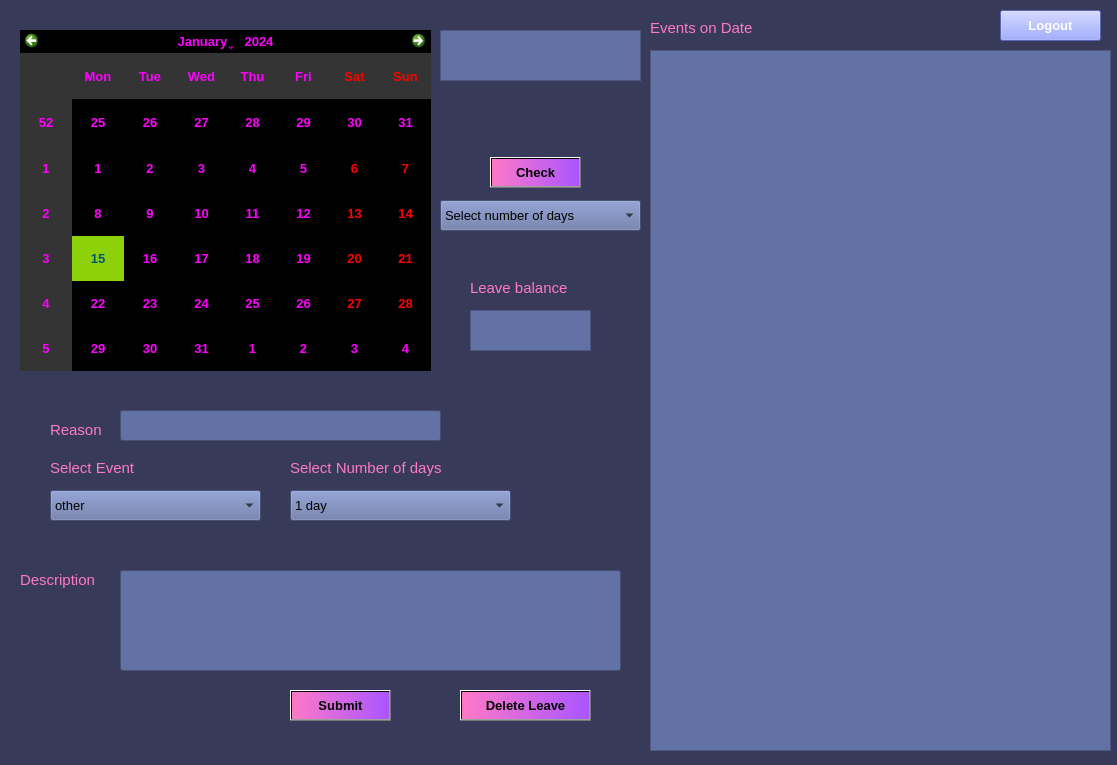
<?xml version="1.0" encoding="UTF-8"?>
<ui version="4.0">
 <class>Calender</class>
 <widget class="QDialog" name="Calender">
  <property name="geometry">
   <rect>
    <x>0</x>
    <y>0</y>
    <width>1117</width>
    <height>765</height>
   </rect>
  </property>
  <property name="windowTitle">
   <string>Calender</string>
  </property>
  <property name="styleSheet">
   <string notr="true">background-color: rgb(56, 58, 89)</string>
  </property>
  <widget class="QComboBox" name="days_combo_4">
   <property name="geometry">
    <rect>
     <x>440</x>
     <y>200</y>
     <width>201</width>
     <height>31</height>
    </rect>
   </property>
   <property name="font">
    <font>
     <pointsize>10</pointsize>
    </font>
   </property>
   <property name="styleSheet">
    <string notr="true">background-color: rgb(98, 114, 164)</string>
   </property>
   <item>
    <property name="text">
     <string>Select number of days</string>
    </property>
   </item>
   <item>
    <property name="text">
     <string>1 day</string>
    </property>
   </item>
   <item>
    <property name="text">
     <string>2 days</string>
    </property>
   </item>
   <item>
    <property name="text">
     <string>3 days</string>
    </property>
   </item>
   <item>
    <property name="text">
     <string>4 days</string>
    </property>
   </item>
   <item>
    <property name="text">
     <string>5 days</string>
    </property>
   </item>
   <item>
    <property name="text">
     <string>6 days</string>
    </property>
   </item>
   <item>
    <property name="text">
     <string>7 days</string>
    </property>
   </item>
   <item>
    <property name="text">
     <string>8 days</string>
    </property>
   </item>
   <item>
    <property name="text">
     <string>9 days</string>
    </property>
   </item>
   <item>
    <property name="text">
     <string>10 days</string>
    </property>
   </item>
  </widget>
  <widget class="QTextBrowser" name="event_list_3">
   <property name="geometry">
    <rect>
     <x>650</x>
     <y>50</y>
     <width>461</width>
     <height>701</height>
    </rect>
   </property>
   <property name="font">
    <font>
     <pointsize>10</pointsize>
     <weight>75</weight>
     <bold>true</bold>
    </font>
   </property>
   <property name="styleSheet">
    <string notr="true">background-color: rgb(98, 114, 164)</string>
   </property>
  </widget>
  <widget class="QLineEdit" name="event_detail_2">
   <property name="geometry">
    <rect>
     <x>120</x>
     <y>570</y>
     <width>501</width>
     <height>101</height>
    </rect>
   </property>
   <property name="styleSheet">
    <string notr="true">background-color: rgb(98, 114, 164)</string>
   </property>
  </widget>
  <widget class="QPushButton" name="check_button_2">
   <property name="geometry">
    <rect>
     <x>490</x>
     <y>157</y>
     <width>91</width>
     <height>31</height>
    </rect>
   </property>
   <property name="font">
    <font>
     <pointsize>10</pointsize>
     <weight>75</weight>
     <bold>true</bold>
    </font>
   </property>
   <property name="styleSheet">
    <string notr="true">background-color: qlineargradient(spread:pad, x1:0, y1:0.511364, x2:1, y2:0.523, stop:0 rgba(254, 121, 199, 255), stop:1 rgba(170, 85, 255, 255));</string>
   </property>
   <property name="text">
    <string>Check</string>
   </property>
  </widget>
  <widget class="QPushButton" name="cancel_3">
   <property name="geometry">
    <rect>
     <x>1000</x>
     <y>10</y>
     <width>101</width>
     <height>31</height>
    </rect>
   </property>
   <property name="font">
    <font>
     <pointsize>10</pointsize>
     <weight>75</weight>
     <bold>true</bold>
    </font>
   </property>
   <property name="styleSheet">
    <string notr="true">
color: rgb(255, 255, 255);
background:rgb(126, 143, 255);</string>
   </property>
   <property name="text">
    <string>Logout</string>
   </property>
  </widget>
  <widget class="QComboBox" name="event_combo_2">
   <property name="geometry">
    <rect>
     <x>50</x>
     <y>490</y>
     <width>211</width>
     <height>31</height>
    </rect>
   </property>
   <property name="font">
    <font>
     <pointsize>10</pointsize>
    </font>
   </property>
   <property name="styleSheet">
    <string notr="true">background-color: rgb(98, 114, 164)</string>
   </property>
   <item>
    <property name="text">
     <string>other</string>
    </property>
   </item>
   <item>
    <property name="text">
     <string>Doctor</string>
    </property>
   </item>
   <item>
    <property name="text">
     <string>Marriage</string>
    </property>
   </item>
   <item>
    <property name="text">
     <string>Family</string>
    </property>
   </item>
  </widget>
  <widget class="QLabel" name="label_7">
   <property name="geometry">
    <rect>
     <x>20</x>
     <y>570</y>
     <width>91</width>
     <height>20</height>
    </rect>
   </property>
   <property name="font">
    <font>
     <pointsize>11</pointsize>
    </font>
   </property>
   <property name="styleSheet">
    <string notr="true">color: rgb(254, 121, 199);</string>
   </property>
   <property name="text">
    <string>Description</string>
   </property>
  </widget>
  <widget class="QCalendarWidget" name="calendar_3">
   <property name="geometry">
    <rect>
     <x>20</x>
     <y>30</y>
     <width>411</width>
     <height>341</height>
    </rect>
   </property>
   <property name="font">
    <font>
     <pointsize>10</pointsize>
     <weight>75</weight>
     <bold>true</bold>
    </font>
   </property>
   <property name="styleSheet">
    <string notr="true">background:rgb(0,0,0);
color:rgb(255, 0, 255);
alternate-background-color:rgb(52, 52, 52);
selection-background-color: rgb(141, 209, 9);
selection-color: rgb(0, 85, 127);</string>
   </property>
  </widget>
  <widget class="QLabel" name="label_4">
   <property name="geometry">
    <rect>
     <x>50</x>
     <y>420</y>
     <width>61</width>
     <height>20</height>
    </rect>
   </property>
   <property name="font">
    <font>
     <pointsize>11</pointsize>
    </font>
   </property>
   <property name="styleSheet">
    <string notr="true">color: rgb(254, 121, 199);</string>
   </property>
   <property name="text">
    <string>Reason</string>
   </property>
  </widget>
  <widget class="QLabel" name="label_3">
   <property name="geometry">
    <rect>
     <x>650</x>
     <y>20</y>
     <width>151</width>
     <height>16</height>
    </rect>
   </property>
   <property name="font">
    <font>
     <pointsize>11</pointsize>
     <weight>50</weight>
     <bold>false</bold>
    </font>
   </property>
   <property name="styleSheet">
    <string notr="true">color: rgb(254, 121, 199);</string>
   </property>
   <property name="text">
    <string>Events on Date</string>
   </property>
  </widget>
  <widget class="QPushButton" name="submit_2">
   <property name="geometry">
    <rect>
     <x>290</x>
     <y>690</y>
     <width>101</width>
     <height>31</height>
    </rect>
   </property>
   <property name="font">
    <font>
     <pointsize>10</pointsize>
     <weight>75</weight>
     <bold>true</bold>
    </font>
   </property>
   <property name="styleSheet">
    <string notr="true">background-color: qlineargradient(spread:pad, x1:0, y1:0.511364, x2:1, y2:0.523, stop:0 rgba(254, 121, 199, 255), stop:1 rgba(170, 85, 255, 255));</string>
   </property>
   <property name="text">
    <string>Submit</string>
   </property>
  </widget>
  <widget class="QComboBox" name="days_combo_3">
   <property name="geometry">
    <rect>
     <x>290</x>
     <y>490</y>
     <width>221</width>
     <height>31</height>
    </rect>
   </property>
   <property name="font">
    <font>
     <pointsize>10</pointsize>
    </font>
   </property>
   <property name="styleSheet">
    <string notr="true">background-color: rgb(98, 114, 164)</string>
   </property>
   <item>
    <property name="text">
     <string>1 day</string>
    </property>
   </item>
   <item>
    <property name="text">
     <string>2 days</string>
    </property>
   </item>
   <item>
    <property name="text">
     <string>3 days</string>
    </property>
   </item>
   <item>
    <property name="text">
     <string>4 days</string>
    </property>
   </item>
   <item>
    <property name="text">
     <string>5 days</string>
    </property>
   </item>
   <item>
    <property name="text">
     <string>6 days</string>
    </property>
   </item>
   <item>
    <property name="text">
     <string>7 days</string>
    </property>
   </item>
   <item>
    <property name="text">
     <string>8 days</string>
    </property>
   </item>
   <item>
    <property name="text">
     <string>9 days</string>
    </property>
   </item>
   <item>
    <property name="text">
     <string>10 days</string>
    </property>
   </item>
  </widget>
  <widget class="QLineEdit" name="event_name_2">
   <property name="geometry">
    <rect>
     <x>120</x>
     <y>410</y>
     <width>321</width>
     <height>31</height>
    </rect>
   </property>
   <property name="styleSheet">
    <string notr="true">background-color: rgb(98, 114, 164)</string>
   </property>
  </widget>
  <widget class="QTextBrowser" name="leaveBalance">
   <property name="geometry">
    <rect>
     <x>470</x>
     <y>310</y>
     <width>121</width>
     <height>41</height>
    </rect>
   </property>
   <property name="font">
    <font>
     <pointsize>10</pointsize>
     <weight>75</weight>
     <bold>true</bold>
    </font>
   </property>
   <property name="styleSheet">
    <string notr="true">background-color: rgb(98, 114, 164)</string>
   </property>
  </widget>
  <widget class="QLabel" name="label_8">
   <property name="geometry">
    <rect>
     <x>470</x>
     <y>280</y>
     <width>111</width>
     <height>16</height>
    </rect>
   </property>
   <property name="font">
    <font>
     <pointsize>11</pointsize>
    </font>
   </property>
   <property name="styleSheet">
    <string notr="true">color: rgb(254, 121, 199);</string>
   </property>
   <property name="text">
    <string>Leave balance</string>
   </property>
  </widget>
  <widget class="QLabel" name="label_9">
   <property name="geometry">
    <rect>
     <x>290</x>
     <y>460</y>
     <width>191</width>
     <height>16</height>
    </rect>
   </property>
   <property name="font">
    <font>
     <pointsize>11</pointsize>
    </font>
   </property>
   <property name="styleSheet">
    <string notr="true">color: rgb(254, 121, 199);</string>
   </property>
   <property name="text">
    <string>Select Number of days</string>
   </property>
  </widget>
  <widget class="QLabel" name="label_10">
   <property name="geometry">
    <rect>
     <x>50</x>
     <y>460</y>
     <width>131</width>
     <height>16</height>
    </rect>
   </property>
   <property name="font">
    <font>
     <pointsize>11</pointsize>
    </font>
   </property>
   <property name="styleSheet">
    <string notr="true">color: rgb(254, 121, 199);</string>
   </property>
   <property name="text">
    <string>Select Event</string>
   </property>
  </widget>
  <widget class="QTextBrowser" name="welcome">
   <property name="geometry">
    <rect>
     <x>440</x>
     <y>30</y>
     <width>201</width>
     <height>51</height>
    </rect>
   </property>
   <property name="font">
    <font>
     <pointsize>11</pointsize>
     <weight>75</weight>
     <bold>true</bold>
    </font>
   </property>
   <property name="styleSheet">
    <string notr="true">background-color: rgb(98, 114, 164)</string>
   </property>
  </widget>
  <widget class="QPushButton" name="dele">
   <property name="geometry">
    <rect>
     <x>460</x>
     <y>690</y>
     <width>131</width>
     <height>31</height>
    </rect>
   </property>
   <property name="font">
    <font>
     <pointsize>10</pointsize>
     <weight>75</weight>
     <bold>true</bold>
    </font>
   </property>
   <property name="styleSheet">
    <string notr="true">background-color: qlineargradient(spread:pad, x1:0, y1:0.511364, x2:1, y2:0.523, stop:0 rgba(254, 121, 199, 255), stop:1 rgba(170, 85, 255, 255));</string>
   </property>
   <property name="text">
    <string>Delete Leave</string>
   </property>
  </widget>
 </widget>
 <resources/>
 <connections/>
</ui>
